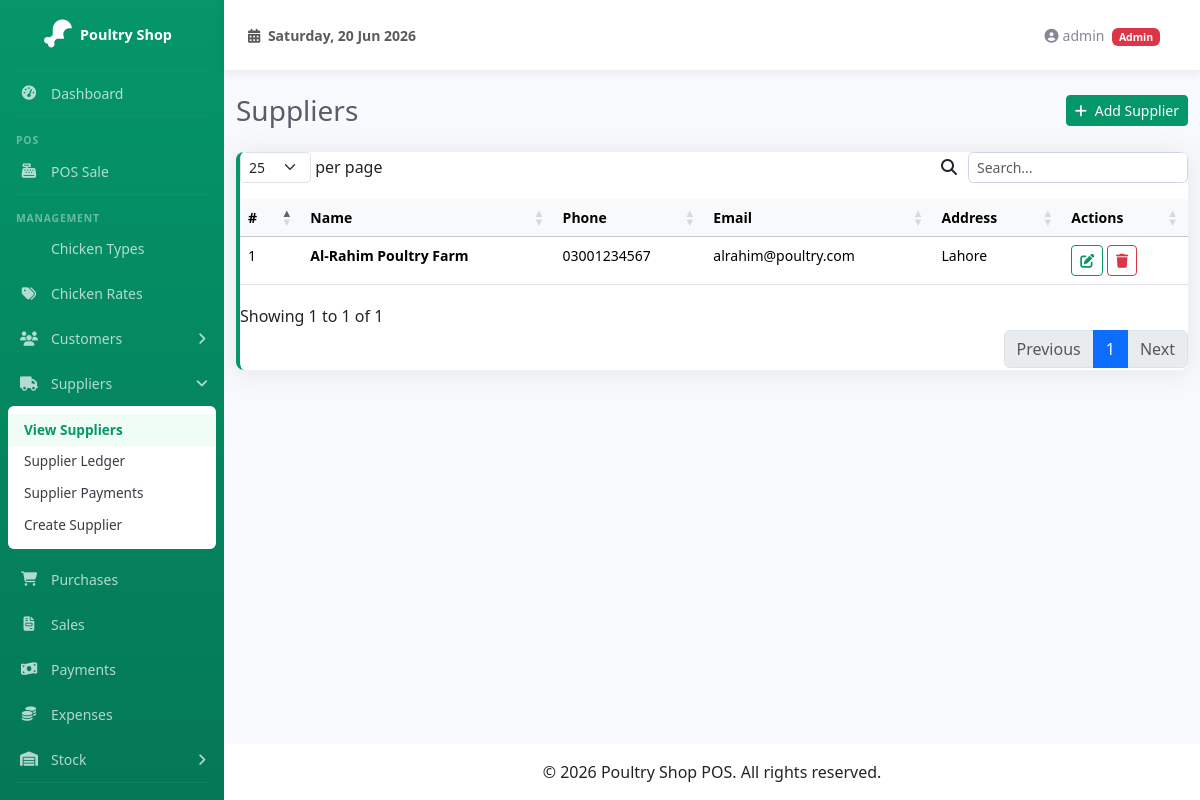
Screenshot of /suppliers/index.php (signed in) with the database file from the repository.
### tables this page shows
CREATE TABLE IF NOT EXISTS suppliers (
  id          INT             AUTO_INCREMENT PRIMARY KEY,
  name        VARCHAR(100)    NOT NULL,
  phone       VARCHAR(20)     DEFAULT NULL,
  email       VARCHAR(100)    DEFAULT NULL,
  address     TEXT            DEFAULT NULL,
  created_at  TIMESTAMP       DEFAULT CURRENT_TIMESTAMP
);

### suppliers/index.php (the view, shortened to what this page needs)
<?php
$pdo = getDB();
$suppliers = $pdo->query("SELECT * FROM suppliers ORDER BY name")->fetchAll();
require_once __DIR__ . '/../includes/header.php';
?>
<div class="d-sm-flex align-items-center justify-content-between mb-4">
    <h1 class="h3 mb-0 text-gray-800">Suppliers</h1>
    <a href="/poultry_shop/suppliers/create.php" class="btn btn-primary btn-sm">
        <i class="fas fa-plus me-1"></i> Add Supplier
    </a>
</div>
<div class="card border-start-primary">
    <div class="card-body p-0">
        <div class="table-responsive">
            <table class="table datatable table-hover mb-0 small">
                <thead class="table-light">
                    <tr>
                        <th>#</th>
                        <th>Name</th>
                        <th>Phone</th>
                        <th>Email</th>
                        <th>Address</th>
                        <th>Actions</th>
                    </tr>
                </thead>
                <tbody>
                    <?php foreach ($suppliers as $s): ?>
                    <tr>
                        <td><?= $s['id'] ?></td>
                        <td class="fw-bold"><?= htmlspecialchars($s['name']) ?></td>
                        <td><?= htmlspecialchars($s['phone'] ?? '-') ?></td>
                        <td><?= htmlspecialchars($s['email'] ?? '-') ?></td>
                        <td><?= htmlspecialchars($s['address'] ?? '-') ?></td>
                        <td>
                            <button class="btn btn-sm btn-outline-primary edit-btn"
                                data-id="<?= $s['id'] ?>"
                                data-name="<?= htmlspecialchars($s['name'], ENT_QUOTES) ?>"
                                data-phone="<?= htmlspecialchars($s['phone'] ?? '', ENT_QUOTES) ?>"
                                data-email="<?= htmlspecialchars($s['email'] ?? '', ENT_QUOTES) ?>"
                                data-address="<?= htmlspecialchars(str_replace(["\r","\n"],' ', $s['address'] ?? ''), ENT_QUOTES) ?>"
                                data-bs-toggle="modal" data-bs-target="#editModal">
                                <i class="fas fa-edit"></i>
                            </button>
                            <a href="?delete=<?= $s['id'] ?>" class="btn btn-sm btn-outline-danger btn-delete">
                                <i class="fas fa-trash"></i>
                            </a>
                        </td>
                    </tr>
                    <?php endforeach; ?>
                </tbody>
            </table>
        </div>
    </div>
</div>
<?php require_once __DIR__ . '/../includes/footer.php'; ?>

### assets/css/sb-admin-custom.css (style rules this page uses)
:root { --primary: #059669; --primary-dark: #047857; --primary-light: #10b981; --primary-50: #ecfdf5; --sidebar-width: 224px; }
* { margin: 0; padding: 0; box-sizing: border-box; }
body { background-color: #f8f9fc; font-family: 'Segoe UI', Tahoma, Geneva, Verdana, sans-serif; }
.card { border: none; border-radius: 0.5rem; box-shadow: 0 0.15rem 1.75rem 0 rgba(58, 59, 69, 0.1); }
.border-start-primary { border-left: 0.25rem solid var(--primary) !important; }
.text-gray-800 { color: #5a5c69 !important; }
.btn-primary { background-color: var(--primary); border-color: var(--primary); }
.btn-outline-primary { color: var(--primary); border-color: var(--primary); }
.table-responsive { border-radius: 0.5rem; }

### rows the page displays
suppliers: id "1", name "Al-Rahim Poultry Farm", phone "03001234567", email "alrahim@poultry.com", address "Lahore"

### other values shown
$_SESSION['user_name'] "admin"
$_SESSION['user_role'] "Admin"
